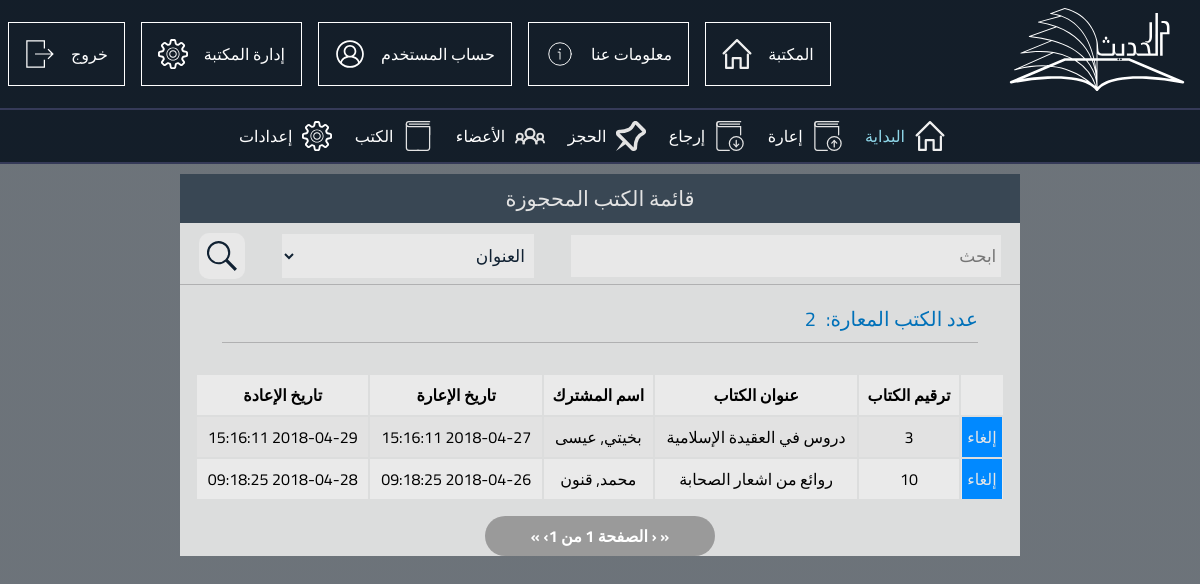
Screenshot of /adminpanel/reserved_book.php (signed in) with the database file from the repository.
### tables this page shows
CREATE TABLE `article` (
  `article_id` int(11) NOT NULL,
  `article_titel` varchar(255) NOT NULL,
  `article_synopsis` mediumtext NOT NULL,
  `article_publisher` varchar(255) NOT NULL,
  `article_keywords` varchar(255) NOT NULL,
  `article_tags` varchar(255) NOT NULL,
  `article_cover` varchar(255) NOT NULL,
  `article_urlpdf` varchar(255) NOT NULL,
  `article_urlaudio` varchar(255) NOT NULL,
  `article_pages` int(11) NOT NULL,
  `article_publishingdate` date NOT NULL,
  `article_category` varchar(255) NOT NULL,
  `article_author` varchar(255) NOT NULL,
  `article_borrowable` tinyint(1) NOT NULL DEFAULT '1',
  `article_memo` varchar(255) DEFAULT NULL
);

CREATE TABLE `copy` (
  `copy_id` int(11) NOT NULL,
  `article_id` int(11) DEFAULT NULL,
  `copy_state` varchar(255) NOT NULL DEFAULT 'idle',
  `copy_position` int(11) NOT NULL,
  `copy_price` float NOT NULL,
  `copy_source` varchar(255) NOT NULL,
  `copy_enteringdate` date NOT NULL
);

CREATE TABLE `libuser` (
  `libuser_id` int(11) NOT NULL,
  `libuser_firstname` varchar(255) NOT NULL,
  `libuser_lastname` varchar(255) NOT NULL,
  `libuser_adress` varchar(255) NOT NULL,
  `libuser_birthdate` date NOT NULL,
  `libuser_birthplace` varchar(255) NOT NULL,
  `libuser_susbcriptiondate` date NOT NULL,
  `libuser_speciality` varchar(255) NOT NULL,
  `libuser_phonenumber` varchar(255) NOT NULL,
  `libuser_email` varchar(255) NOT NULL,
  `libuser_blocked` tinyint(1) NOT NULL DEFAULT '0',
  `libuser_memo` varchar(255) DEFAULT NULL,
  `libuser_reference` varchar(16) NOT NULL
);

CREATE TABLE `reservation` (
  `reservation_id` int(11) NOT NULL,
  `libuser_id` int(11) DEFAULT NULL,
  `copy_id` int(11) DEFAULT NULL,
  `reservation_date` datetime NOT NULL,
  `reservation_returndate` datetime NOT NULL,
  `reservation_done` tinyint(1) NOT NULL DEFAULT '0'
);

### adminpanel/reserved_book.php (the view, shortened to what this page needs)
<?php
    include_once '../inc/db.inc.php';
 ?>
<!DOCTYPE html>
<html dir="rtl" lang="ar">
<head>
    <link href="css/admin.css" rel="stylesheet" type="text/css">
    <link href="css/borrow.css" rel="stylesheet" type="text/css">
    <link href="css/books_list.css" rel="stylesheet" type="text/css">
    <link href="css/return_book.css" rel="stylesheet" type="text/css">
</head>
<body>
    <div class="body-container">
        <div class="nav">
            <div class="nav-bar">
                    <a href="../index.php"><img class="logo" src="../pics/darelhadith_white.svg" alt="logo"></a>
                    <div class="nav-bar-list">
                        <a href="../index.php">المكتبة<img src="../pics/icons/home.svg" alt=""></a>
                        <a href="../aboutus.php">معلومات عنا<img src="../pics/icons/aboutus.svg" alt=""></a>
                        <?php
                    if (!isset($_SESSION["accountname"])) {
                        echo '<a href="../register.php">تسجيل <img src="../pics/icons/password.svg" alt=""></a>';
                        echo "<a href=\"../login.php\">دخول <img src=\"../pics/icons/members.svg\" alt=\"\"></a>";
                    }else{
                        echo'<a href="../userpanel">حساب المستخدم<img src="../pics/icons/account.svg" alt=""></a>';
                        if ($_SESSION["role"] == 'admin') {
                        	echo "<a href=\"../adminpanel\">إدارة المكتبة<img src=\"../pics/icons/settings.svg\" alt=\"\"></a>";
                        }
                        echo'<a href="../inc/logout.inc.php">خروج<img src="../pics/icons/logout.svg" alt=""></a>';
                    }
                 ?>
                    </div>
                </div>
            <div class="sub-nav-bar" id="sub-nav-bar">
                <div class="sub-nav-bar-list">
                    <a href="index.php"> <img src="../pics/icons/home.svg" alt="">  البداية</a>
                    <a href="borrow/borrow_book_selection.php"><img src="../pics/icons/borrow.svg" alt="">إعارة</a>
                    <a href="return_book.php"><img src="../pics/icons/return.svg" alt="">إرجاع</a>
                    <a href="#"><img src="../pics/icons/reserve.svg" alt="">الحجز</a>
                    <a href="lists/member_list.php"><img src="../pics/icons/members.svg" alt="">الأعضاء</a>
                    <a href="lists/books_list.php"><img src="../pics/icons/books.svg" alt="">الكتب</a>
	                <a href="setting.php "><img src="../pics/icons/settings.svg " alt=" ">إعدادات</a>
                </div>
            </div>
        </div>
        <div class="content-container">
            <div class="content">
                <div class="panel">
                    <div class="panel-title">قائمة الكتب المحجوزة</div>
                    <form class="panel-search" method="get ">
                        <input type="text" placeholder="ابحث" name="search">
                        <select class="selector" id="genre" name="selector">
                            <option value="العنوان"> العنوان  </option>
                        </select>
                        <input name="search" type="image" src="pics/icons/searchBlack.svg" id="search-icon">
                    </form>
                    <div class="container">
                        <div class="panel-footer">
                            <div class="selected-books">
                                <p> عدد الكتب المعارة:</p>
                                <div id="selectedValue"><?php
                                        $sql = "select * from copy
                                            where copy_state = 'محجز'
                                        ";
                                        $result = $conn->query($sql);
                                        echo $result->num_rows;
                                    ?></div>
                            </div>
                        </div>
                    </div>
                    <div class="panel-content_">
                        <div class="t2" style="overflow-x:auto;">
                            <table width="100%">
                                <?php
                                    $abc = '';
                                    if(!isset($_GET['search'])){
                                        $search = "'%'";
                                    }else{
                                        $search = "'%".$_GET['search']."%'";
                                        $abc =$_GET['search'];
                                    }
                                    $selector = "";
                                    $type = 'article_titel';
                                    $sql = "
                                        SELECT reservation_id,copy.copy_id as copyid,article_titel,reservation_date,reservation_returndate,
                                        libuser_firstname,libuser_lastname
                                        from article,copy,reservation,libuser
                                        where article.article_id = copy.article_id
                                            and copy.copy_id = reservation.copy_id
                                            and reservation.libuser_id = libuser.libuser_id
                                            and copy_state = 'محجز'
                                            and reservation_done = false
                                            and $type like $search
                                            order by article_titel asc
                                         "
                                    ;
                                    $result = $conn->query($sql);
                                    $total  = $result->num_rows ;
                                    $limit = 10;
                                    $pages = ceil($total / $limit);
                                    $page = min($pages, filter_input(INPUT_GET, 'page', FILTER_VALIDATE_INT, array(
                                        'options' => array(
                                            'default'   => 1,
                                            'min_range' => 1,
                                        ),
                                    )));
                                    $offset = ($page - 1)  * $limit;
                                    $sql = "
                                        SELECT reservation_id,copy.copy_id as copyid,article_titel,reservation_date,reservation_returndate,
                                        libuser_firstname,libuser_lastname
                                        from article,copy,reservation,libuser
                                        where article.article_id = copy.article_id
                                            and copy.copy_id = reservation.copy_id
                                            and reservation.libuser_id = libuser.libuser_id
                                            and copy_state = 'محجز'
                                            and reservation_done = false
                                            and $type like $search
                                            order by article_titel asc
                                            limit $offset , $limit
                                         "
                                    ;
                                    $result = $conn->query($sql);
                                    if ($result->num_rows > 0) {
                                        echo '
                                        <tr>
                                            <th> </th>
                                            <th>ترقيم الكتاب</th>
                                            <th>عنوان الكتاب</th>
                                            <th>اسم المشترك </th>
                                            <th>تاريخ الإعارة </th>
                                            <th>تاريخ الإعادة </th>
                                        </tr>
                                        ';
                                        while ($row = $result->fetch_assoc()) {
                                            echo'
                                                <tr>
                                                    <td class="btn-tab"><a class="return-btn" href="inc/cancel_reservation.inc.php?copyid='.$row['copyid'].'&reservationid='.$row['reservation_id'].'">إلغاء</a></td>
                                                    <td>'.$row['copyid'].'</td>
                                                    <td>'.$row['article_titel'].'</td>
                                                    <td>'.$row['libuser_firstname'].', '.$row['libuser_lastname'].'</td>
                                                    <td>'.$row['reservation_date'].'</td>
                                                    <td>'.$row['reservation_returndate'].'</td>
                                                </tr>'
                                            ;
                                        }
                                    }else{
                                        echo "لا يوجد كتب  محجوزة.";
                                    }
                                    $prevlink = ($page > 1) ? '<a href="?submit=ابحث&page=1&selector='.$selector.'&search='.$abc.'" title="First page">&laquo;</a> <a href="?submit=ابحث&page=' . ($page - 1) . '&selector='.$selector.'&search='.$abc.'" title="Previous page">&lsaquo;</a>' : '<span class="disabled">&laquo;</span> <span class="disabled">&lsaquo;</span>';
                                    $nextlink = ($page < $pages) ? '<a href="?submit=ابحث&page=' . ($page + 1) . '&selector='.$selector.'&search='.$abc.'" title="Next page">&rsaquo;</a> <a href="?submit=ابحث&page=' . $pages . '&selector='.$selector.'&search='.$abc.'" title="Last page">&raquo;</a>' : '<span class="disabled">&rsaquo;</span> <span class="disabled">&raquo;</span>';
                                 ?>
                            </table>
                        </div>
                    </div>
                    <?php
                        echo '   <div class="container">
                                    <div id="paging" class="pagination"><span>', $prevlink, ' الصفحة '.$page.' من '.$pages.$nextlink, '</span></div>
                                    </div>
                                    ';
                    ?>
                </div>
            </div>
        </div>
    </div>
</body>
</html>

### adminpanel/css/admin.css (style rules this page uses)
* { margin: 0; padding: 0; font-family: 'Cairo', sans-serif; text-decoration: none; }
html { background-image: -webkit-gradient(linear, left top, left bottom, from(rgba(11, 22, 33, 0.6)), to(rgba(11, 22, 33, 0.6))), url(../../pics/background.jpg); background-image: linear-gradient(rgba(11, 22, 33, 0.6), rgba(11, 22, 33, 0.6)), url(../../pics/background.jpg); height: 100vh; background-size: cover; background-position: center center; background-repeat: no-repeat; background-attachment: fixed; }
.nav-bar { padding: .5em; background-color: rgba(11, 22, 33, 0.9); margin: auto; display: -webkit-box; display: -ms-flexbox; display: flex; }
.content { padding: 16px; }
.sub-nav-bar { overflow: hidden; padding: .5em; background-color: rgba(11, 22, 33, 0.9); margin: auto; display: -webkit-box; display: -ms-flexbox; display: flex; border-top: 2px solid #353A58; border-bottom: 2px solid #353A58; }
.nav-bar-list a { display: -webkit-inline-box; display: -ms-inline-flexbox; display: inline-flex; font-size: 16px; color: white; padding: 1em; border: 1px solid white; margin-right: 1em; }
.nav-bar-list a img { margin-right: 1em; width: 30px; height: 30px; }
.logo { height: 83px; width: 190px; }
.nav-bar-list { -webkit-box-flex: 1; -ms-flex: 1; flex: 1; display: -webkit-inline-box; display: -ms-inline-flexbox; display: -webkit-box; display: -ms-flexbox; margin: auto; display: flex; -webkit-box-pack: end; -ms-flex-pack: end; justify-content: flex-end; -ms-flex-wrap: wrap; flex-wrap: wrap; -webkit-box-align: center; -ms-flex-align: center; align-items: center; }
.nav-bar-list a { font-size: 16px; color: white; padding: 1em; margin-right: 1em; border: 1px solid white; }
.sub-nav-bar-list { -webkit-box-flex: 1; -ms-flex: 1; flex: 1; display: -webkit-inline-box; display: -ms-inline-flexbox; display: -webkit-box; display: -ms-flexbox; margin: auto; display: flex; -webkit-box-pack: center; -ms-flex-pack: center; justify-content: center; -ms-flex-wrap: wrap; flex-wrap: wrap; -webkit-box-align: center; -ms-flex-align: center; align-items: center; }
.sub-nav-bar-list a { display: -webkit-box; display: -ms-flexbox; display: -webkit-inline-box; display: -ms-inline-flexbox; display: inline-flex; font-size: 16px; color: white; padding: .2em; margin-right: 1em; border-radius: 0px 0px 5px 5px; }
.sub-nav-bar-list a img { width: 30px; height: 30px; margin-left: 10px; }
.content { margin: auto; width: 75%; height: 100vh; display: grid; grid-template-columns: 1fr 1fr 1fr 1.5fr; grid-template-rows: .5fr .5fr .2fr .75fr; grid-gap: 1.5em; padding: 1em; }
.content-container { display: -webkit-box; display: -ms-flexbox; display: flex; }
.sub-nav-bar-list a:nth-child(1) { color: #8ED6E8; }

### adminpanel/css/books_list.css (style rules this page uses)
.content { all: unset; margin: auto; display: grid; grid-template-columns: 1fr; grid-column-gap: 2px; min-width: 70%; max-width: 70%; }
.panel-search , .panel-footer { padding-bottom: 5px; border-bottom: 1px solid rgba(0,0,0,.2); }
.btn-tab { padding: 0; border: none; }

### adminpanel/css/return_book.css (style rules this page uses)
.return-btn { width: 100%; height: 100%; background-color: rgba(1,137,255,1); color: #E6E6E6; border: none; padding: 5px; -webkit-transition: 1s ease; transition: 1s ease; font-size: 16px; }
.content { all: unset; margin: auto; display: grid; grid-template-columns: 1fr; grid-column-gap: 2px; min-width: 70%; max-width: 70%; }

### rows the page displays
article: copy.copy_id "3", article_titel "دروس في العقيدة الإسلامية", libuser.libuser_firstname "بخيتي", libuser.libuser_lastname "عيسى", reservation.reservation_date "2018-04-27 15:16:11", reservation.reservation_returndate "2018-04-29 15:16:11"
article: copy.copy_id "10", article_titel "روائع من اشعار الصحابة", libuser.libuser_firstname "محمد", libuser.libuser_lastname "قنون", reservation.reservation_date "2018-04-26 09:18:25", reservation.reservation_returndate "2018-04-28 09:18:25"

### other values shown
$result->num_rows "2"
$pages "1"
